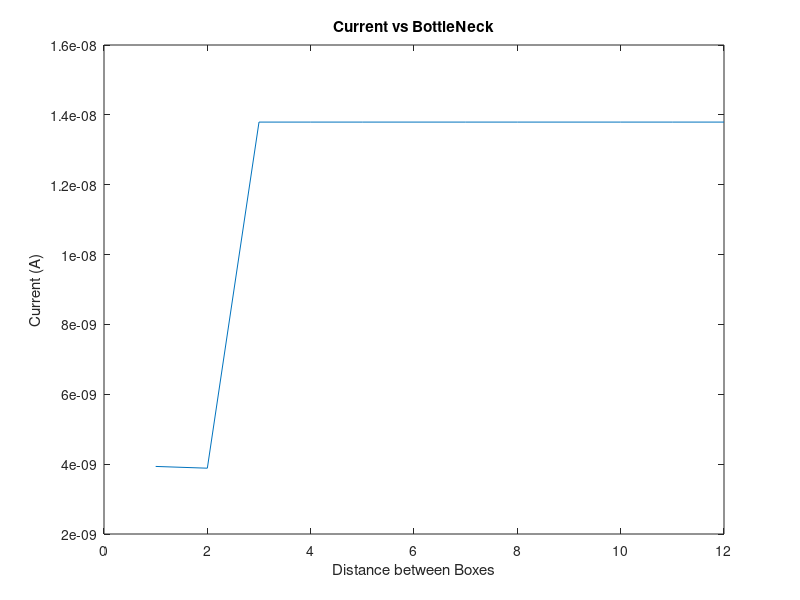

This chart was generated by the following MATLAB code:
L = 600E-9; %x direction
W = 400E-9; %y direction
vo = 1;

for f = 1:12

    nx = 30;
    ny = 20;
    COut = 1; %conductivity outside boxs
    CIn = 10^-2; %conductivity inside boxs
    box = 1; %making box

    V = zeros(nx,ny);
    F = zeros(nx*ny,1);
    G = sparse(nx*ny,nx*ny);  %matrix
    CM = zeros(nx,ny);

    if box == 1
        b1 = rectangle('Position',[2.0E-7,0,1.8E-7,1.8E-7]); %box1 position (bottom)
        b2 = rectangle('Position',[2.0E-7,2.2E-7,1.8E-7,1.8E-7]); %box2 position (top)
    end


    for j = 1:ny
        for i = 1:nx
            newW = j*(W/ny);
            newL = i*(L/nx);

            if box == 1 && (newW > f*2.2E-7 || newW < f*1.8E-7) && box == 1 && newL > f*2.0E-7 && newL < f*3.95E-7
                CM(i,j) = CIn;
            else
                CM(i,j) = COut;
            end
        end
    end


    eq = 1;
    for j = 1:ny
        for i = 1:nx
            n = j + (i-1)*ny;

            if i == 1
                F(n) = vo;
                G(n,n) = CM(i,j);

            elseif i == nx
                if eq == 1
                    F(n) = 0;
                    G(n,n) = CM(i,j);
                else
                    F(n) = vo;
                    G(n,n) = CM(i,j);
                end


            elseif j == 1
                if eq == 1
                    F(n) = 0;
                    nxm = j + ((i-1)-1)*ny; %(i-1,j)
                    nyp = (j+1) + (i-1)*ny; %(i,j+1)
                    nxp = j + ((i+1)-1)*ny; %(i+1,j)
                    G(n,n) = -(CM(i-1,j) + CM(i+1,j) + CM(i,j+1));
                    G(n,nxm) = CM(i-1,j);
                    G(n,nxp) = CM(i+1,j);
                    G(n,nyp) = CM(i,j+1);
                else
                    F(n) = 0;
                    G(n,n) = CM(i,j);
                end


            elseif j == ny
                if eq == 1
                    F(n) = 0;
                    nxm = j + ((i-1)-1)*ny; %(i-1,j)
                    nxp = j + ((i+1)-1)*ny; %(i+1,j)
                    nym = (j-1) + (i-1)*ny; %(i,j-1)
                    G(n,n) = -(CM(i-1,j) + CM(i+1,j) + CM(i,j-1));
                    G(n,nxm) = CM(i-1,j);
                    G(n,nxp) = CM(i+1,j);
                    G(n,nym) = CM(i,j-1);
                else
                    F(n) = 0;
                    G(n,n) = CM(i,j);
                end

            else
                nxm = j + ((i-1)-1)*ny;
                nxp = j + ((i+1)-1)*ny;
                nym = (j-1) + (i-1)*ny;
                nyp = (j+1) + (i-1)*ny;

                G(n,n) = -(CM(i-1,j) + CM(i+1,j) + CM(i,j-1) + CM(i,j+1));
                G(n,nxm) = CM(i-1,j);
                G(n,nxp) = CM(i+1,j);
                G(n,nym) = CM(i,j-1);
                G(n,nyp) = CM(i,j+1);

            end
        end
    end

    P = G\F;

    for j = 1:ny
        for i = 1:nx
            n = j + (i-1)*ny;
            V(i,j) = P(n);
        end
    end


    [Ey, Ex] = gradient(V);

    Jx = -CM.*Ex;
    Jy = -CM.*Ey;
    depth = 1;

    %Current
    A=depth.*W;

    Ix(f)=mean(Jx(1,:)).*A;

end

%plotting current vs bottleneck
plot((1:12), Ix)  

title('Current vs BottleNeck')
xlabel('Distance between Boxes')
ylabel('Current (A)')


